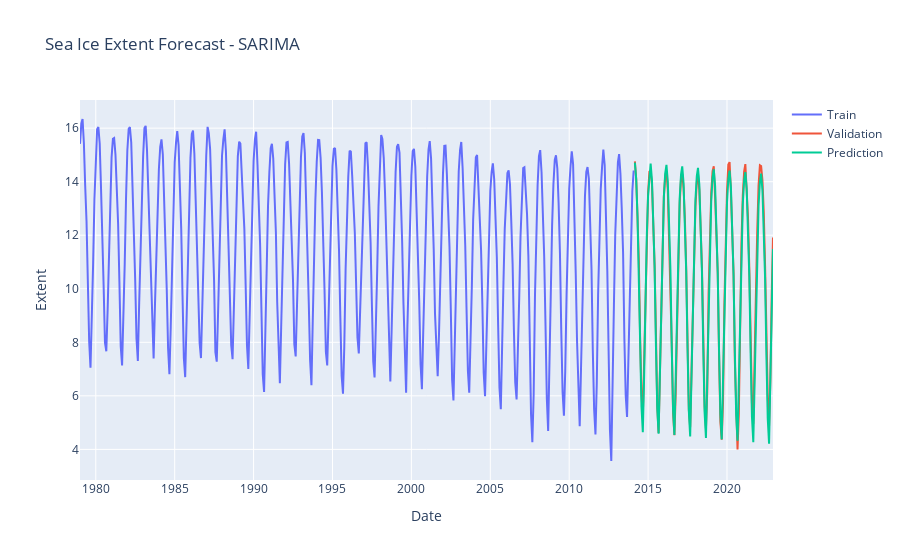

Notebook code cell kept with this figure:
### Code cell
# Plot Forecast vs Validation values
import plotly.graph_objects as go 

prediction_sar_df = pd.DataFrame(prediction_sar,columns=['SARIMA'])
prediction_sar_df.reset_index(inplace=True)
prediction_sar_df = prediction_sar_df.rename(columns={'index':'DATE'})

train_sar_plot = train_sar
train_sar_plot.reset_index(inplace=True)

val_sar_plot = val_sar
val_sar_plot.reset_index(inplace=True)

fig = go.Figure()
fig.add_trace(go.Scatter(x=train_sar_plot['DATE'],y=train_sar_plot['extent'],name='Train'))
fig.add_trace(go.Scatter(x=val_sar_plot['DATE'],y=val_sar_plot['extent'],name='Validation'))
fig.add_trace(go.Scatter(x=prediction_sar_df['DATE'],y=prediction_sar_df['SARIMA'],name='Prediction'))
fig.update_layout(title='Sea Ice Extent Forecast - SARIMA',xaxis_title='Date',yaxis_title='Extent')
fig.show()
